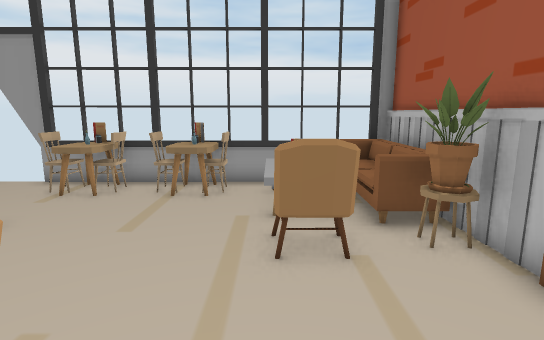
[1] (above)

14 first-person views from a walk through a Unity game level. The camera is 1.2 m above the floor, tilts 10° down and sees 80° across. Doors are open. The floor is counted in squares, 0.5 m on a side. Each view is taken from the middle of a square. On the plan, view 1 faces up. The plan holds only what a view shows up to about 20 squares ahead; the rest is blank. The player character is not drawn.

[2]
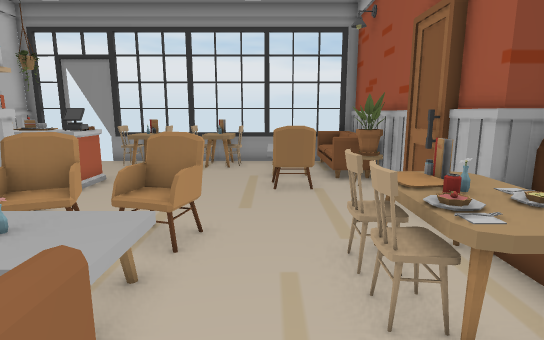

[3]
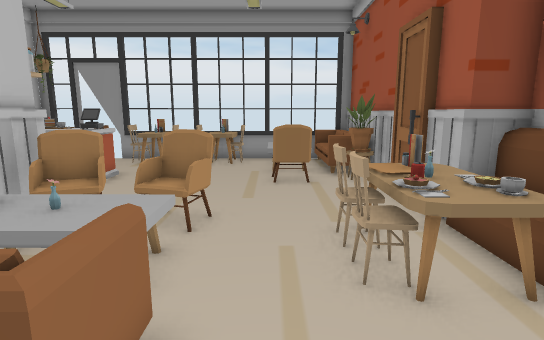

[4]
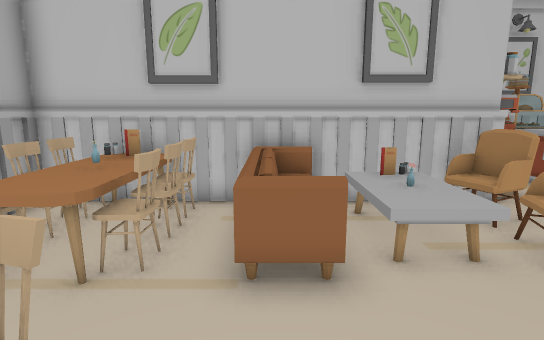

[5]
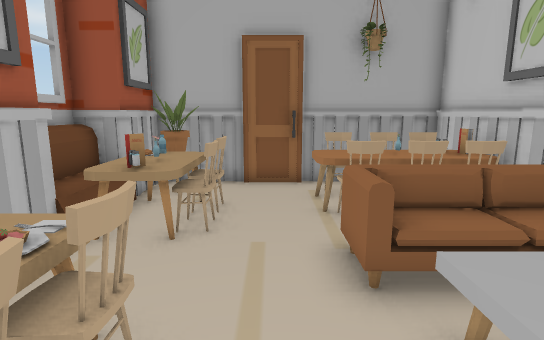

[6]
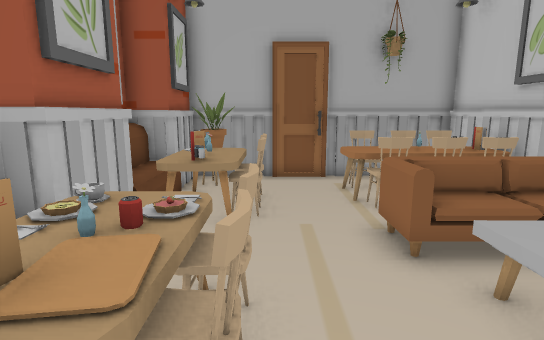

[7]
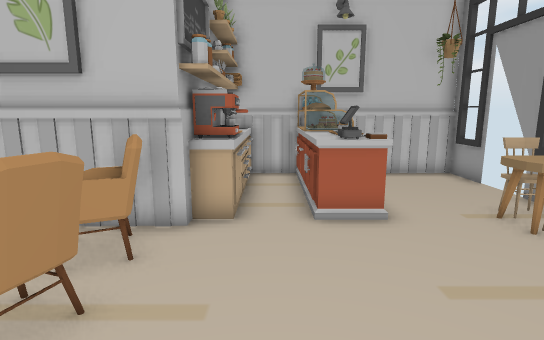

[8]
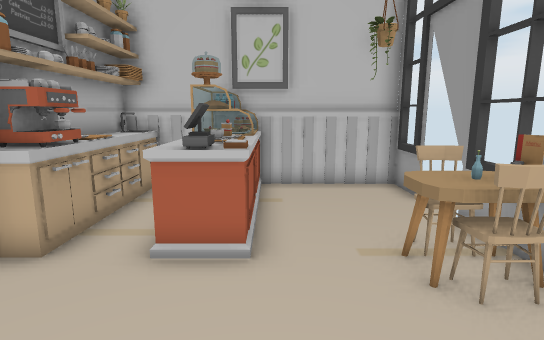

[9]
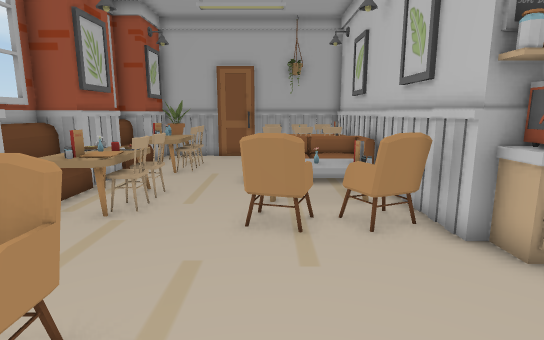

[10]
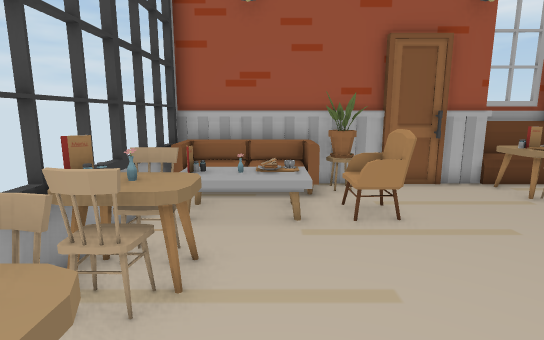

[11]
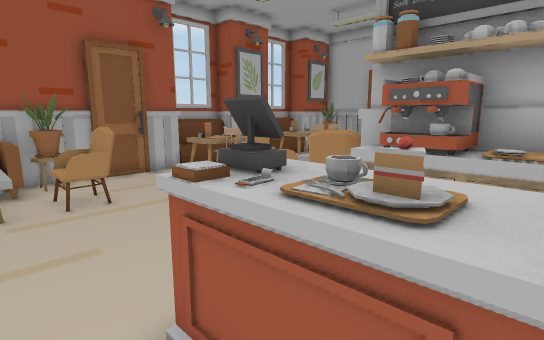

[12]
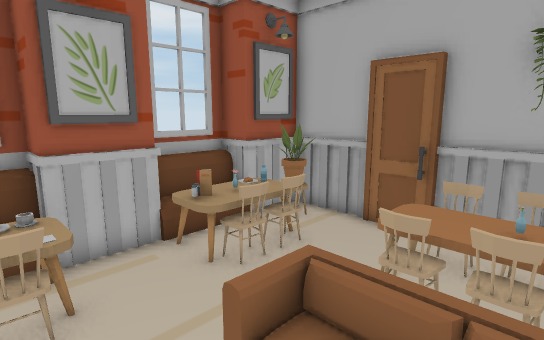

[13]
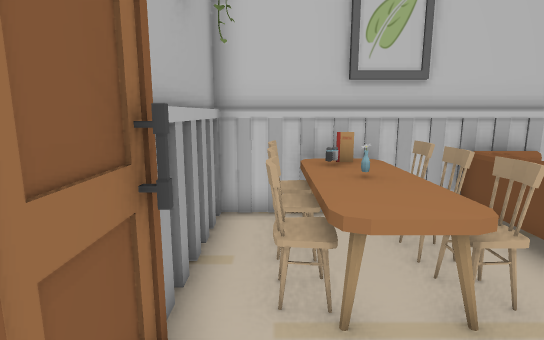

[14]
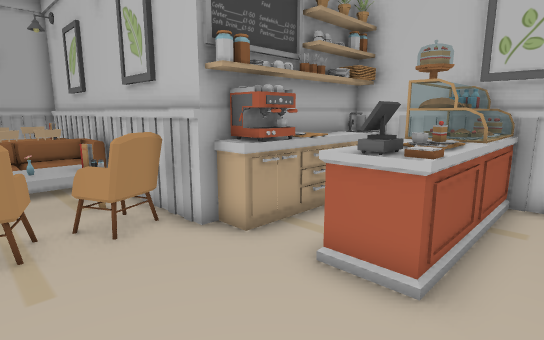

### Floor plan
Key: @ floor where view 1 was taken; # wall or solid block; x gap in a wall; . main floor; : floor 0.5 m higher than the main floor; / step, stairs or slope; D open door; = window, fence, low wall or low ledge; ^ raised ledge; C chair; F flower; T table; S sofa; P plant; I sink; O other object.
Columns run from 12 left of view 1 to 5 right of it. Each row starts with its distance up from view 1.
 11 #=DDD#######  ###
 10 #....CFCCTFCOO.S#
  9 #.....TT.TT.OO.O#
  8 #...........OO.S#
  7 #===...........S#
  6 #^^^^^^......O.P#
  5 #^=^^^^.....CC..#
  4 #...  ..........#
  3 ######I.........#
  2 #######CCxC.....#
  1       ##O.CC..TT##
  0       #=....@C=TT#
 -1       #.:F:..CTFT#
 -2       # ///...=T##
 -3       #S//SS....#
 -4       #SSSSS....#
 -5       #SSS ..CTT##
 -6       #CCCC..CTOT#
 -7       #TTFTT.CTTT#
 -8       #TTTTT..TT##
 -9       #O..C....P#
-10       ###########

Positions as (right, up) in squares from view 1, and headings:
1: (0, 0), facing up
2: (0, -5), facing up
3: (0, -6), facing up
4: (3, -4), facing left
5: (0, 1), facing down
6: (1, 2), facing down
7: (1, 4), facing left
8: (-1, 7), facing left
9: (-2, 8), facing down
10: (-7, 8), facing right
11: (-9, 8), facing down-right
12: (-4, -1), facing down-right
13: (2, -9), facing left
14: (-2, 8), facing down-left
